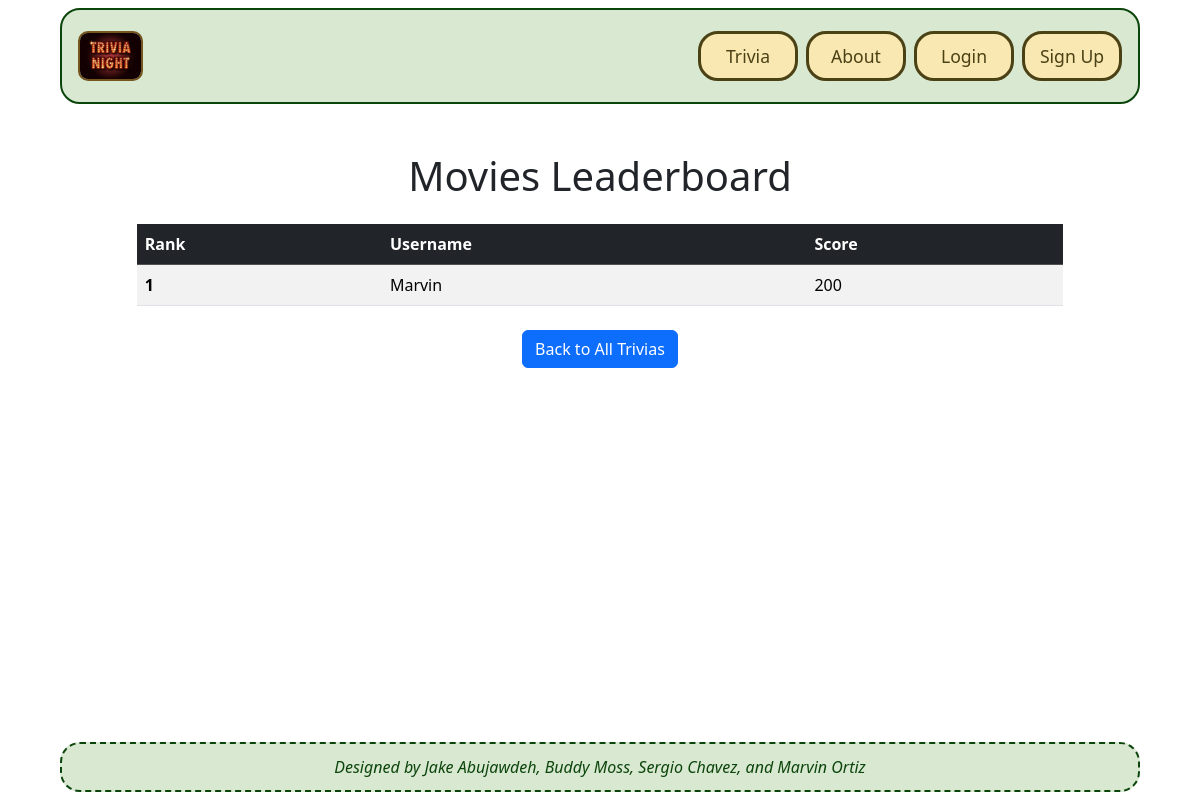
/trivias/trivia/2/leaderboard/, run on the app's committed database.
### trivias/models.py (models this page shows, shortened)
class Trivia(models.Model):
    id = models.AutoField(primary_key=True)
    name = models.CharField(max_length=255)
    difficulty = models.CharField(max_length=255)
    image = models.ImageField(upload_to='trivia_images/')
    url = models.CharField(max_length=255, blank=True, null=True)

class TriviaScore(models.Model):
    user = models.ForeignKey(User, on_delete=models.CASCADE)
    trivia = models.ForeignKey('Trivia', on_delete=models.CASCADE)
    score = models.IntegerField(default=0)
    last_played = models.DateTimeField(auto_now=True)
    class Meta:
        unique_together = ('user', 'trivia')

### trivias/views.py (the view)
# urls.py: path('trivia/<int:trivia_id>/leaderboard/', views.leaderboard, name='leaderboard'),
def leaderboard(request, trivia_id):
    trivia = get_object_or_404(Trivia, id=trivia_id)
    scores = TriviaScore.objects.filter(trivia=trivia).order_by('-score')[:10]  # <--- fix model
    return render(request, 'trivias/leaderboard.html', {'scores': scores, 'trivia': trivia})

### trivias/templates/trivias/leaderboard.html
{% extends 'base.html' %}
{% block content %}
<div class="container mt-5">
    <h1 class="text-center mb-4">{{ trivia.name }} Leaderboard</h1>
    <table class="table table-striped table-hover">
        <thead class="table-dark">
            <tr>
                <th scope="col">Rank</th>
                <th scope="col">Username</th>
                <th scope="col">Score</th>
            </tr>
        </thead>
        <tbody>
            {% if scores %}
                {% for player in scores %}
                <tr>
                    <th scope="row">{{ forloop.counter }}</th>
                    <td>{{ player.user.username }}</td>
                    <td>{{ player.score }}</td>
                </tr>
                {% endfor %}
            {% else %}
                <tr>
                    <td colspan="3" class="text-center">No scores yet. Be the first to play!</td>
                </tr>
            {% endif %}
        </tbody>
    </table>
    <div class="text-center mt-4">
        <a href="{% url 'trivias.index' %}" class="btn btn-primary">Back to All Trivias</a>
    </div>
</div>
{% endblock %}

### GTMovieStore/static/css/style.css (style rules this page uses)
body { display: flex; flex-direction: column; align-items: center; min-height: 100vh; padding: 8px 0 0 0; margin: 0; }
.container { width: 90%; }

### data on the page
Trivia: name "Movies"
TriviaScore: user.username "Marvin", score "200"
